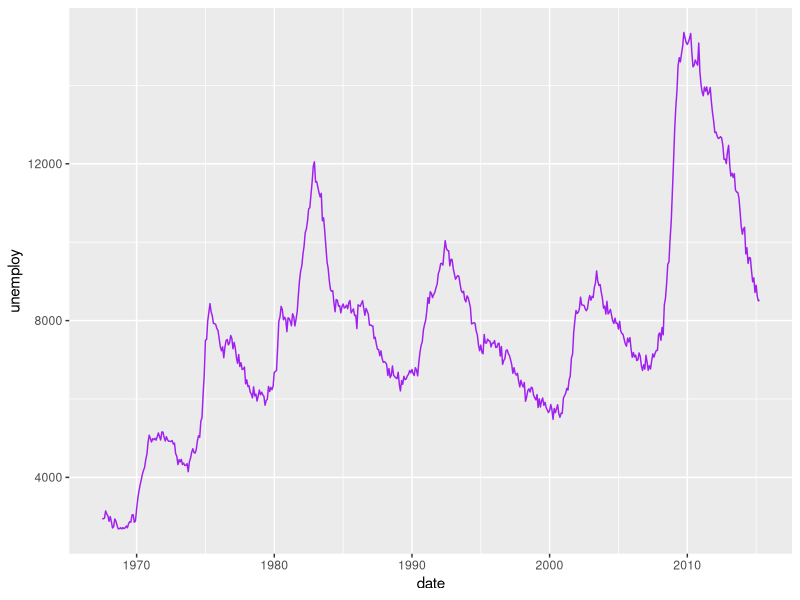
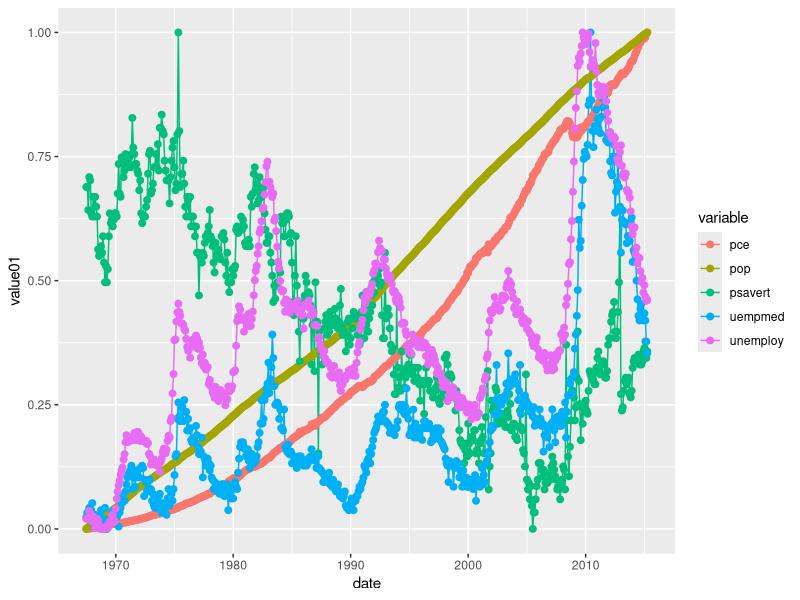

Here is the R script that generated these plots, in order:
library(tidyverse)

# First plot
ggplot(economics, aes(date, unemploy)) + geom_line(colour = 'purple')




# Second plot

ggplot(economics_long, aes(date, value01, colour = variable)) +
  geom_line() + geom_point(size =2)
